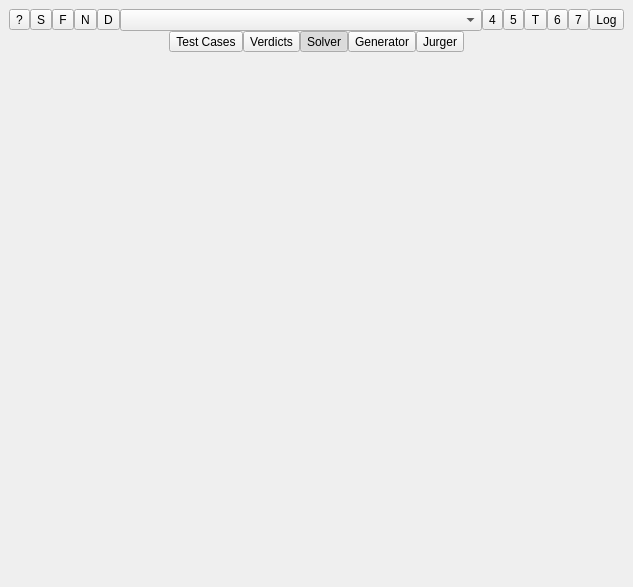
<?xml version="1.0" encoding="UTF-8"?>
<ui version="4.0">
 <class>TaskStashW</class>
 <widget class="QMainWindow" name="TaskStashW">
  <property name="geometry">
   <rect>
    <x>0</x>
    <y>0</y>
    <width>633</width>
    <height>587</height>
   </rect>
  </property>
  <property name="windowTitle">
   <string notr="true">cchelper</string>
  </property>
  <widget class="QWidget" name="centralwidget">
   <layout class="QVBoxLayout" name="verticalLayout">
    <property name="spacing">
     <number>0</number>
    </property>
    <item>
     <layout class="QHBoxLayout" name="horizontalLayout_2">
      <property name="spacing">
       <number>0</number>
      </property>
      <item>
       <widget class="QToolButton" name="F1Button">
        <property name="text">
         <string>?</string>
        </property>
       </widget>
      </item>
      <item>
       <widget class="QToolButton" name="settingButton">
        <property name="text">
         <string>S</string>
        </property>
       </widget>
      </item>
      <item>
       <widget class="QToolButton" name="findButton">
        <property name="text">
         <string>F</string>
        </property>
       </widget>
      </item>
      <item>
       <widget class="QToolButton" name="newButton">
        <property name="text">
         <string>N</string>
        </property>
       </widget>
      </item>
      <item>
       <widget class="QToolButton" name="delButton">
        <property name="text">
         <string>D</string>
        </property>
       </widget>
      </item>
      <item>
       <widget class="QComboBox" name="comboBox"/>
      </item>
      <item>
       <widget class="QToolButton" name="buildButton">
        <property name="text">
         <string>4</string>
        </property>
        <property name="toolButtonStyle">
         <enum>Qt::ToolButtonIconOnly</enum>
        </property>
       </widget>
      </item>
      <item>
       <widget class="QToolButton" name="runButton">
        <property name="text">
         <string>5</string>
        </property>
        <property name="toolButtonStyle">
         <enum>Qt::ToolButtonIconOnly</enum>
        </property>
       </widget>
      </item>
      <item>
       <widget class="QToolButton" name="stopButton">
        <property name="text">
         <string>T</string>
        </property>
       </widget>
      </item>
      <item>
       <widget class="QToolButton" name="submitButton">
        <property name="sizePolicy">
         <sizepolicy hsizetype="Fixed" vsizetype="Fixed">
          <horstretch>0</horstretch>
          <verstretch>0</verstretch>
         </sizepolicy>
        </property>
        <property name="text">
         <string>6</string>
        </property>
        <property name="toolButtonStyle">
         <enum>Qt::ToolButtonIconOnly</enum>
        </property>
       </widget>
      </item>
      <item>
       <widget class="QToolButton" name="arxivButton">
        <property name="sizePolicy">
         <sizepolicy hsizetype="Fixed" vsizetype="Fixed">
          <horstretch>0</horstretch>
          <verstretch>0</verstretch>
         </sizepolicy>
        </property>
        <property name="text">
         <string>7</string>
        </property>
        <property name="toolButtonStyle">
         <enum>Qt::ToolButtonIconOnly</enum>
        </property>
       </widget>
      </item>
      <item>
       <widget class="QToolButton" name="logButton">
        <property name="text">
         <string>Log</string>
        </property>
       </widget>
      </item>
     </layout>
    </item>
    <item>
     <layout class="QHBoxLayout" name="horizontalLayout">
      <property name="spacing">
       <number>0</number>
      </property>
      <item>
       <spacer name="horizontalSpacer">
        <property name="orientation">
         <enum>Qt::Horizontal</enum>
        </property>
        <property name="sizeHint" stdset="0">
         <size>
          <width>40</width>
          <height>20</height>
         </size>
        </property>
       </spacer>
      </item>
      <item>
       <widget class="QToolButton" name="TCButton">
        <property name="text">
         <string>Test Cases</string>
        </property>
       </widget>
      </item>
      <item>
       <widget class="QToolButton" name="VButton">
        <property name="text">
         <string>Verdicts</string>
        </property>
       </widget>
      </item>
      <item>
       <widget class="QToolButton" name="SButton">
        <property name="text">
         <string>Solver</string>
        </property>
        <property name="checkable">
         <bool>true</bool>
        </property>
        <property name="checked">
         <bool>true</bool>
        </property>
        <property name="autoExclusive">
         <bool>true</bool>
        </property>
       </widget>
      </item>
      <item>
       <widget class="QToolButton" name="GButton">
        <property name="text">
         <string>Generator</string>
        </property>
        <property name="checkable">
         <bool>true</bool>
        </property>
        <property name="autoExclusive">
         <bool>true</bool>
        </property>
       </widget>
      </item>
      <item>
       <widget class="QToolButton" name="JButton">
        <property name="text">
         <string>Jurger</string>
        </property>
        <property name="checkable">
         <bool>true</bool>
        </property>
        <property name="autoExclusive">
         <bool>true</bool>
        </property>
       </widget>
      </item>
      <item>
       <spacer name="horizontalSpacer_2">
        <property name="orientation">
         <enum>Qt::Horizontal</enum>
        </property>
        <property name="sizeHint" stdset="0">
         <size>
          <width>40</width>
          <height>20</height>
         </size>
        </property>
       </spacer>
      </item>
     </layout>
    </item>
    <item>
     <widget class="QStackedWidget" name="stackedWidget">
      <widget class="CodeEditor" name="SEditor"/>
      <widget class="CodeEditor" name="GEditor"/>
      <widget class="CodeEditor" name="JEditor"/>
     </widget>
    </item>
   </layout>
  </widget>
  <widget class="QStatusBar" name="statusbar">
   <property name="sizeGripEnabled">
    <bool>false</bool>
   </property>
  </widget>
 </widget>
 <customwidgets>
  <customwidget>
   <class>CodeEditor</class>
   <extends>QWidget</extends>
   <header location="global">cchelper.fileeditor.codeeditor</header>
   <container>1</container>
  </customwidget>
 </customwidgets>
 <resources/>
 <connections/>
</ui>
